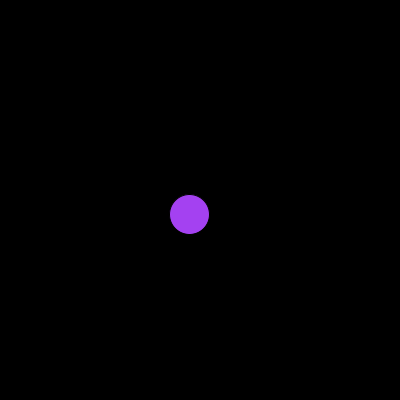
Frame 1 (no input)
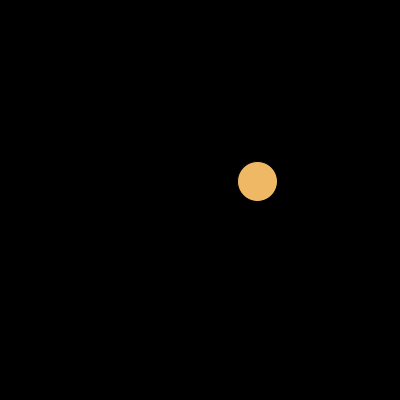
Frame 60 (the mouse pressed at the canvas centre just before this capture)
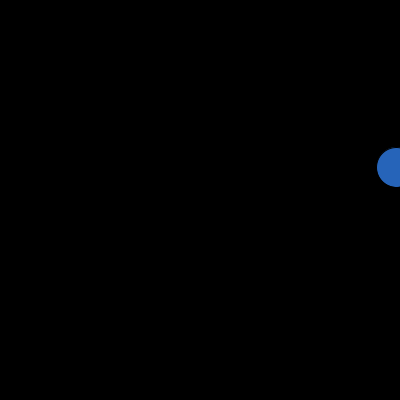
Frame 120 (the mouse held since frame 60 and released just before this capture)

The Processing sketch that drew these frames (run headless with seeded random() and noise(); from frame 60 on, the mouse is pressed at the canvas centre):

// Processing sketch: Uppgift_3_a
// ── Uppgift_3_a.pde
float x = 200;
float y = 200;
void setup() {
  size(400,400);
  ellipse(x,y,40,40);
}
void draw() {
  fill(int(random(0,254)),int(random(0,254)),int(random(0,254)));
  background(0);
  x = x + random(-20,20);
  y = y + random(-20,20);
  ellipse(x,y,40,40);
}
